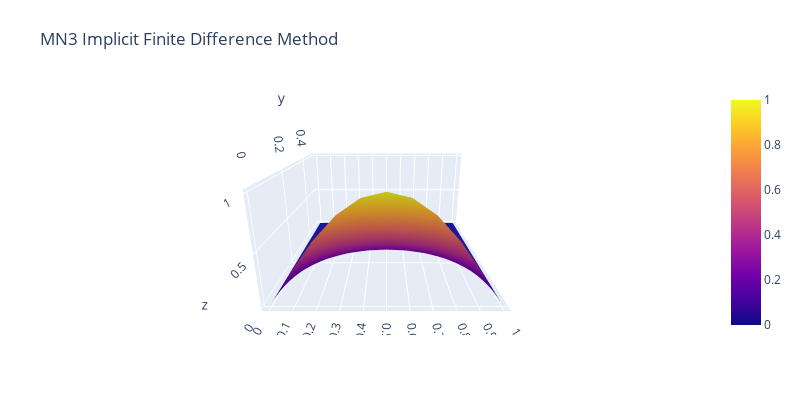

Write notebook code for a chart like this one.
### Code cell
x = LinRange(a, b, xn+1)
y = LinRange(t_min, t_max, tn+1)
Z = vector_de_vectores = [vec(S[i, :]) for i in 1:size(S, 1)]
layout = Layout(
    title="MN3 Implicit Finite Difference Method",
    autosize=false,
    width=800,
    height=400,
    margin=attr(l=65, r=50, b=65, t=90),
    scene=attr(
            xaxis_nticks=20,
            zaxis_nticks=4,
            camera_eye=attr(x=0, y=-1.5, z=0.5),
            aspectratio=attr(x=1, y=1, z=0.5)
        )
)
Plot(surface(x=x, y=y, z=Z), layout)

### Figure 1 — Plotly figure (JSON) as saved in the notebook; plotly's stock layout.template omitted (floating-point values rounded to 4 significant figures; data arrays with more than 128 entries replaced by an {"elided": "..."} marker saying what was removed)
{"data": [{"type": "surface", "x": [0, 0.1, 0.2, 0.3, 0.4, 0.5, 0.6, 0.7, 0.8, 0.9, 1], "y": {"elided": "1001 float values"}, "z": {"elided": "1001x11 float values"}}], "layout": {"autosize": false, "height": 400, "margin": {"b": 65, "l": 65, "r": 50, "t": 90}, "scene": {"aspectratio": {"x": 1, "y": 1, "z": 0.5}, "camera": {"eye": {"x": 0, "y": -1.5, "z": 0.5}}, "xaxis": {"nticks": 20}, "zaxis": {"nticks": 4}}, "title": "MN3 Implicit Finite Difference Method", "width": 800}}
